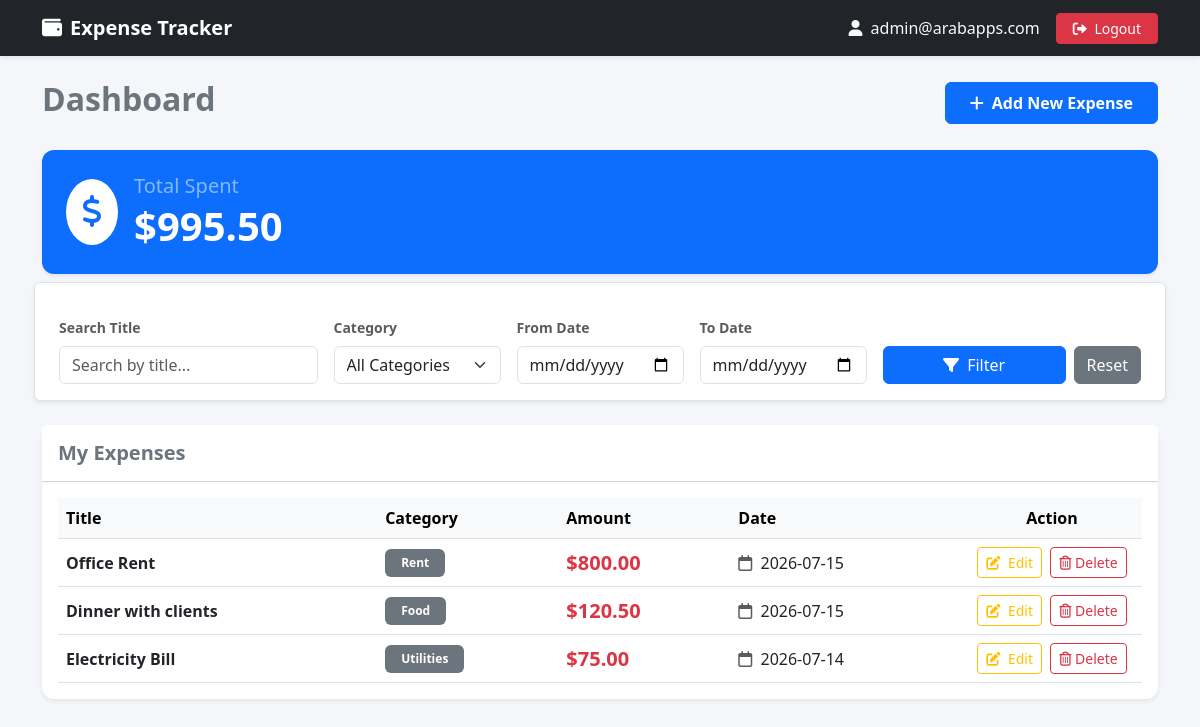
Page /index.php?page=index (signed in) on the committed database.
### tables this page shows
CREATE TABLE IF NOT EXISTS `expenses` (
    `id` INT AUTO_INCREMENT PRIMARY KEY,
    `user_id` INT NOT NULL,
    `title` VARCHAR(255) NOT NULL,      
    `amount` DECIMAL(10, 2) NOT NULL,   
    `category` VARCHAR(100) NOT NULL,   
    `expense_date` DATE NOT NULL,       
    `created_at` TIMESTAMP DEFAULT CURRENT_TIMESTAMP,
    FOREIGN KEY (`user_id`) REFERENCES `users`(`id`) ON DELETE CASCADE
);

### app/models/expense.php (called while the page is built, shortened)
<?php
class Expense{
    private $conn;
    private $table ="expenses";
    public function __construct($db){
        $this->conn = $db;
    }
public function search($user_id, $keyword = '', $category = '', $from_date = '', $to_date = '') {
        $query = "SELECT * FROM " . $this->table . " WHERE user_id = :user_id";
        $params = [':user_id' => $user_id];
        $query .= " ORDER BY expense_date DESC, id DESC";
        $stmt = $this->conn->prepare($query);
        $stmt->execute($params);
        return $stmt->fetchAll(PDO::FETCH_ASSOC);
    }
}

### app/views/index.php (the view, shortened to what this page needs)
<?php
require_once __DIR__ . '/../configs/database.php';
require_once __DIR__ . '/../models/expense.php';
$database = new Database();
$db = $database->getConnection();
$expenseModel = new Expense($db);
$user_id = $_SESSION['user_id'];
$keyword   = isset($_GET['keyword']) ? trim($_GET['keyword']) : '';
$category  = isset($_GET['category']) ? trim($_GET['category']) : '';
$from_date = isset($_GET['from_date']) ? $_GET['from_date'] : '';
$to_date   = isset($_GET['to_date']) ? $_GET['to_date'] : '';
$expenses = $expenseModel->search($user_id, $keyword, $category, $from_date, $to_date);
$total_spent = array_sum(array_column($expenses, 'amount'));?>
<!DOCTYPE html>
<html lang="en">
<head>
    <link href="https://cdn.jsdelivr.net/npm/bootstrap@5.3.0/dist/css/bootstrap.min.css" rel="stylesheet">
    <link href="https://cdnjs.cloudflare.com/ajax/libs/font-awesome/6.0.0/css/all.min.css" rel="stylesheet">
</head>
<body>
<nav class="navbar navbar-expand-lg navbar-dark bg-dark mb-4 shadow-sm">
    <div class="container">
        <a class="navbar-brand fw-bold" href="index.php?page=index">
            <i class="fa-solid fa-wallet me-2"></i>Expense Tracker
        </a>
        <div class="d-flex align-items-center">
            <span class="text-light me-3">
                <i class="fa-solid fa-user me-1"></i> <?= htmlspecialchars($_SESSION['user_email']); ?>
            </span>
            <a href="index.php?page=logout-action" class="btn btn-danger btn-sm px-3">
                <i class="fa-solid fa-right-from-bracket me-1"></i> Logout
            </a>
        </div>
    </div>
</nav>
<div class="container">
    <div class="row align-items-center mb-4">
        <div class="col-md-6">
            <h2 class="fw-bold text-secondary">Dashboard</h2>
        </div>
        <div class="col-md-6 text-end">
            <a href="index.php?page=create" class="btn btn-primary px-4 py-2 fw-semibold">
                <i class="fa-solid fa-plus me-1"></i> Add New Expense
            </a>
        </div>
    </div>
    <div class="card bg-primary text-white mb-4 shadow-sm">
        <div class="card-body p-4">
            <div class="d-flex align-items-center">
                <div class="bg-white text-primary rounded-circle p-3 me-3">
                    <i class="fa-solid fa-dollar-sign fa-2x"></i>
                </div>
                <div>
                    <h5 class="card-title mb-1 text-white-50">Total Spent</h5>
                    <h1 class="card-text fw-bold">$<?= number_format($total_spent, 2); ?></h1>
                </div>
            </div>
        </div>
    </div>
    <form method="GET" action="index.php" class="row g-3 mb-4 bg-white p-3 rounded shadow-sm border">
        <div class="col-md-3">
            <label class="form-label fw-semibold text-muted small">Search Title</label>
            <input type="text" name="keyword" class="form-control" placeholder="Search by title..." value="<?= htmlspecialchars($keyword) ?>">
        </div>
        <div class="col-md-2">
            <label class="form-label fw-semibold text-muted small">Category</label>
            <select name="category" class="form-select">
                <option value="">All Categories</option>
            </select>
        </div>
        <div class="col-md-2">
            <label class="form-label fw-semibold text-muted small">From Date</label>
            <input type="date" name="from_date" class="form-control" value="<?= htmlspecialchars($from_date) ?>">
        </div>
        <div class="col-md-2">
            <label class="form-label fw-semibold text-muted small">To Date</label>
            <input type="date" name="to_date" class="form-control" value="<?= htmlspecialchars($to_date) ?>">
        </div>
        <div class="col-md-3 d-flex align-items-end gap-2">
            <button type="submit" class="btn btn-primary w-100">
                <i class="fa-solid fa-filter me-1"></i> Filter
            </button>
            <a href="index.php?page=index" class="btn btn-secondary">
                Reset
            </a>
        </div>
    </form>
    <div class="card shadow-sm mb-5">
        <div class="card-header bg-white py-3">
            <h5 class="card-title mb-0 fw-bold text-secondary">My Expenses</h5>
        </div>
        <div class="card-body">
            <?php if (empty($expenses)): ?>
                <div class="text-center py-5">
                    <i class="fa-solid fa-receipt fa-3x text-muted mb-3"></i>
                    <p class="text-muted fs-5 mb-0">No expenses found matching your criteria.</p>
                </div>
            <?php else: ?>
                <div class="table-responsive">
                    <table class="table table-hover align-middle mb-0">
                        <thead class="table-light">
                            <tr>
                                <th>Title</th>
                                <th>Category</th>
                                <th>Amount</th>
                                <th>Date</th>
                                <th class="text-center" style="width: 180px;">Action</th>
                            </tr>
                        </thead>
                        <tbody>
                            <?php foreach ($expenses as $expense): ?>
                                <tr>
                                    <td class="fw-semibold text-dark">
                                        <?= htmlspecialchars($expense['title']); ?>
                                    </td>
                                    <td>
                                        <span class="badge bg-secondary px-3 py-2">
                                            <?= htmlspecialchars($expense['category']); ?>
                                        </span>
                                    </td>
                                    <td class="fw-bold text-danger fs-5">
                                        $<?= number_format($expense['amount'], 2); ?>
                                    </td>
                                    <td>
                                        <i class="fa-regular fa-calendar me-1 text-muted"></i>
                                        <?= htmlspecialchars($expense['expense_date']); ?>
                                    </td>
                                    <td class="text-center">
                                        <a href="index.php?page=edit&id=<?= $expense['id']; ?>" class="btn btn-sm btn-outline-warning me-1">
                                            <i class="fa-solid fa-pen-to-square me-1"></i> Edit
                                        </a>
                                        <a href="index.php?page=delete-action&id=<?= $expense['id']; ?>"
                                           class="btn btn-sm btn-outline-danger"
                                           onclick="return confirm('Are you sure you want to delete this expense?');">
                                            <i class="fa-regular fa-trash-can"></i> Delete
                                        </a>
                                    </td>
                                </tr>
                            <?php endforeach; ?>
                        </tbody>
                    </table>
                </div>
            <?php endif; ?>
        </div>
    </div>
</div>
</body>
</html>

### public/index.php (shortened to what this page needs)
<?php
$page = isset($_GET['page']) ? $_GET['page'] : 'index';
switch ($page) {
    case 'index':
        require_once __DIR__ . '/../app/views/index.php';
        break;
}

### app/views/index.php (style rules this page uses)
body { background-color: #f4f6f9; }
.navbar { box-shadow: 0 2px 4px rgba(0,0,0,0.1); }
.card { border: none; border-radius: 12px; }

### rows in the picture
expenses: title "Office Rent", category "Rent", amount "800.00", expense_date "2026-07-15"
expenses: title "Dinner with clients", category "Food", amount "120.50", expense_date "2026-07-15"
expenses: title "Electricity Bill", category "Utilities", amount "75.00", expense_date "2026-07-14"

### other values in the picture
$_SESSION['user_email'] "admin@arabapps.com"
$total_spent "995.50"
